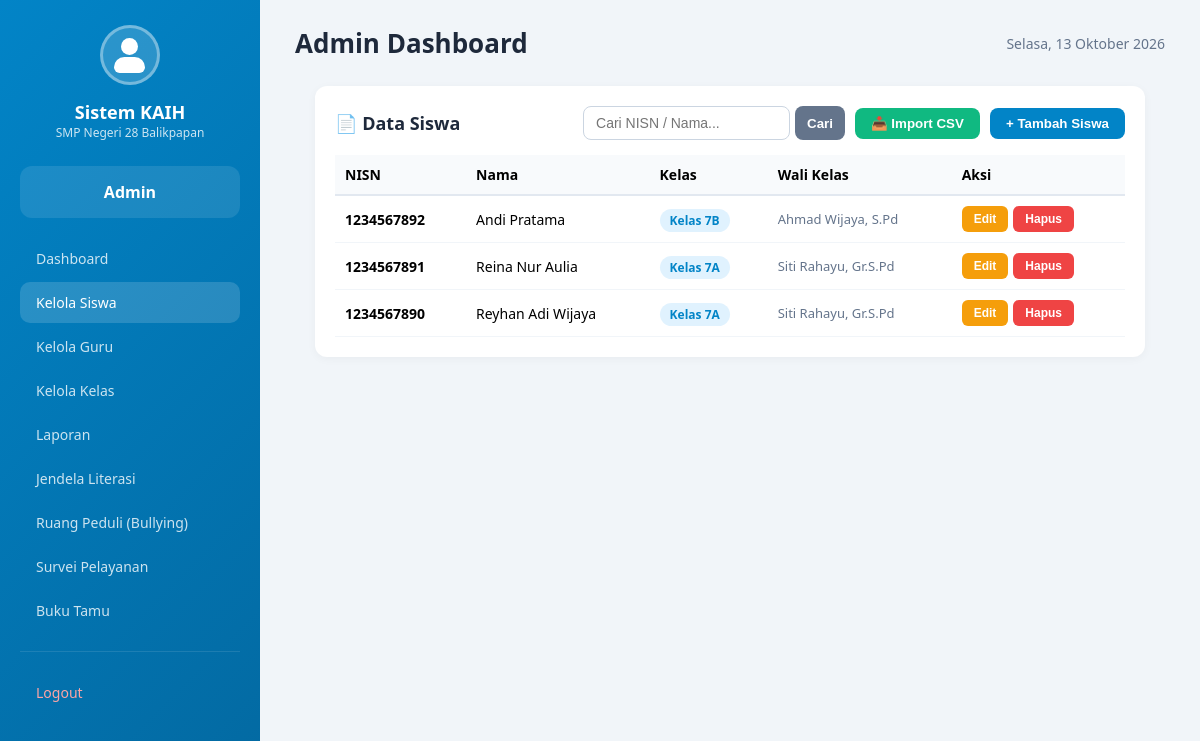
/aplikasi/admin/siswa.php (signed in), run on the app's committed database.
### tables this page shows
CREATE TABLE `siswa` (
  `id` bigint UNSIGNED NOT NULL,
  `nisn` varchar(30) NOT NULL,
  `nama_siswa` varchar(100) NOT NULL,
  `kelas` varchar(50) DEFAULT NULL,
  `jenis_kelamin` enum('L','P') DEFAULT NULL,
  `wali_kelas_id` bigint UNSIGNED DEFAULT NULL,
  `created_at` timestamp NULL DEFAULT NULL,
  `updated_at` timestamp NULL DEFAULT NULL
);

### aplikasi/admin/siswa.php (the view, shortened to what this page needs)
<?php
require_once '../../config/database.php';
$search = trim($_GET['q'] ?? '');
$query = "SELECT * FROM siswa";
$params = [];
$query .= " ORDER BY nama_siswa ASC";
$stmtSiswa = $pdo->prepare($query);
$stmtSiswa->execute($params);
$daftar_siswa = $stmtSiswa->fetchAll(PDO::FETCH_ASSOC);
$mapWaliKelas = [];
try {
    $stmtWali = $pdo->query("SELECT nama_guru, kelas, jabatan FROM guru");
    while ($row = $stmtWali->fetch(PDO::FETCH_ASSOC)) {
        if (!empty($row['kelas'])) {
            $mapWaliKelas[trim($row['kelas'])] = $row['nama_guru'];
        }
        elseif (!empty($row['jabatan']) && stripos($row['jabatan'], 'Wali Kelas') !== false) {
            $kelasDariJabatan = trim(str_ireplace('Wali Kelas', '', $row['jabatan']));
            if (!empty($kelasDariJabatan)) {
                $mapWaliKelas[$kelasDariJabatan] = $row['nama_guru'];
            }
        }
    }
} catch (PDOException $e) {
    try {
        $stmtWali2 = $pdo->query("SELECT nama_guru, jabatan FROM guru WHERE jabatan LIKE '%Wali Kelas%'");
        while ($row = $stmtWali2->fetch(PDO::FETCH_ASSOC)) {
            $kelasDariJabatan = trim(str_ireplace('Wali Kelas', '', $row['jabatan']));
            if (!empty($kelasDariJabatan)) {
                $mapWaliKelas[$kelasDariJabatan] = $row['nama_guru'];
            }
        }
    } catch (PDOException $ex) {}
}
require_once '../includes/header-kaih.php';
?>
<div class="card" style="padding: 20px; background: white; border-radius: 12px; box-shadow: 0 2px 10px rgba(0,0,0,0.04); margin: 20px;">
    <div style="display: flex; justify-content: space-between; align-items: center; margin-bottom: 15px; flex-wrap: wrap; gap: 10px;">
        <h3 style="margin: 0;">📄 Data Siswa</h3>
        <div style="display: flex; gap: 10px; align-items: center; flex-wrap: wrap;">
            <form method="GET" action="" style="display: flex; gap: 5px;">
                <input type="text" name="q" value="<?php echo htmlspecialchars($search); ?>" placeholder="Cari NISN / Nama..." style="padding: 8px 12px; border: 1px solid #cbd5e1; border-radius: 8px; font-size: 14px; outline: none;">
                <button type="submit" style="padding: 8px 12px; background: #64748b; color: white; border: none; border-radius: 8px; cursor: pointer; font-weight: 600;">Cari</button>
            </form>
            <button onclick="openModalImport()" style="padding: 8px 16px; background: #10b981; color: white; border: none; border-radius: 8px; cursor: pointer; font-weight: 600;">
                📥 Import CSV
            </button>
            <button onclick="openModalTambah()" style="padding: 8px 16px; background: #0284c7; color: white; border: none; border-radius: 8px; cursor: pointer; font-weight: 600;">
                + Tambah Siswa
            </button>
        </div>
    </div>
    <div style="overflow-x: auto;">
        <table style="width: 100%; border-collapse: collapse; font-size: 14px;">
            <thead>
                <tr style="background: #f8fafc; text-align: left;">
                    <th style="padding: 10px; border-bottom: 2px solid #e2e8f0;">NISN</th>
                    <th style="padding: 10px; border-bottom: 2px solid #e2e8f0;">Nama</th>
                    <th style="padding: 10px; border-bottom: 2px solid #e2e8f0;">Kelas</th>
                    <th style="padding: 10px; border-bottom: 2px solid #e2e8f0;">Wali Kelas</th>
                    <th style="padding: 10px; border-bottom: 2px solid #e2e8f0;">Aksi</th>
                </tr>
            </thead>
            <tbody>
                <?php if (empty($daftar_siswa)): ?>
                    <tr>
                        <td colspan="5" style="padding: 20px; text-align: center; color: #94a3b8;">Tidak ada data siswa ditemukan</td>
                    </tr>
                <?php else: ?>
                    <?php foreach ($daftar_siswa as $s): ?>
                        <tr>
                            <td style="padding: 10px; border-bottom: 1px solid #f1f5f9;"><b><?php echo htmlspecialchars($s['nisn']); ?></b></td>
                            <td style="padding: 10px; border-bottom: 1px solid #f1f5f9;"><?php echo htmlspecialchars($s['nama_siswa']); ?></td>
                            <td style="padding: 10px; border-bottom: 1px solid #f1f5f9;">
                                <span style="background: #e0f2fe; color: #0284c7; padding: 3px 10px; border-radius: 20px; font-size: 12px; font-weight: 700;">
                                    <?php echo htmlspecialchars($s['kelas']); ?>
                                </span>
                            </td>
                            <td style="padding: 10px; border-bottom: 1px solid #f1f5f9; color: #64748b; font-size: 13px;">
                                <?php
                                    $waliKelasText = $mapWaliKelas[$s['kelas']] ?? 'Belum Ada';
                                    echo htmlspecialchars($waliKelasText);
                                ?>
                            </td>
                            <td style="padding: 10px; border-bottom: 1px solid #f1f5f9;">
                                <div style="display: flex; gap: 5px;">
                                    <button type="button" onclick="openModalEdit(<?php echo htmlspecialchars(json_encode([
                                        'id' => $s['id'],
                                        'nisn' => $s['nisn'],
                                        'nama_siswa' => $s['nama_siswa'],
                                        'kelas' => $s['kelas']
                                    ])); ?>)" style="padding: 6px 12px; background: #f59e0b; color: white; border: none; border-radius: 6px; cursor: pointer; font-size: 12px; font-weight: 600;">
                                        Edit
                                    </button>
                                    <form method="POST" action="" onsubmit="return confirm('Yakin ingin menghapus siswa ini beserta akun login-ya?');" style="margin: 0;">
                                        <button type="submit" style="padding: 6px 12px; background: #ef4444; color: white; border: none; border-radius: 6px; cursor: pointer; font-size: 12px; font-weight: 600;">
                                            Hapus
                                        </button>
                                    </form>
                                </div>
                            </td>
                        </tr>
                    <?php endforeach; ?>
                <?php endif; ?>
            </tbody>
        </table>
    </div>
    </div>
</div>

### aplikasi/includes/header-kaih.php (style rules this page uses)
* { margin: 0; padding: 0; box-sizing: border-box; }
body { font-family: 'Segoe UI', Tahoma, Geneva, Verdana, sans-serif; background: #f1f5f9; min-height: 100vh; }
.card { background: white; padding: 22px; border-radius: 16px; box-shadow: 0 2px 10px rgba(0,0,0,0.05); margin-bottom: 20px; }
.card h3 { font-size: 18px; color: #1e293b; margin-bottom: 12px; }

### data on the page
siswa: nisn "1234567892", nama_siswa "Andi Pratama", kelas "Kelas 7B", kelas "Ahmad Wijaya, S.Pd"
siswa: nisn "1234567891", nama_siswa "Reina Nur Aulia", kelas "Kelas 7A", kelas "Siti Rahayu, Gr.S.Pd"
siswa: nisn "1234567890", nama_siswa "Reyhan Adi Wijaya", kelas "Kelas 7A", kelas "Siti Rahayu, Gr.S.Pd"

### other printed values
$sidebarLabel "Admin"
$role "Admin"
tanggalIndo() "Selasa, 13 Oktober 2026"
